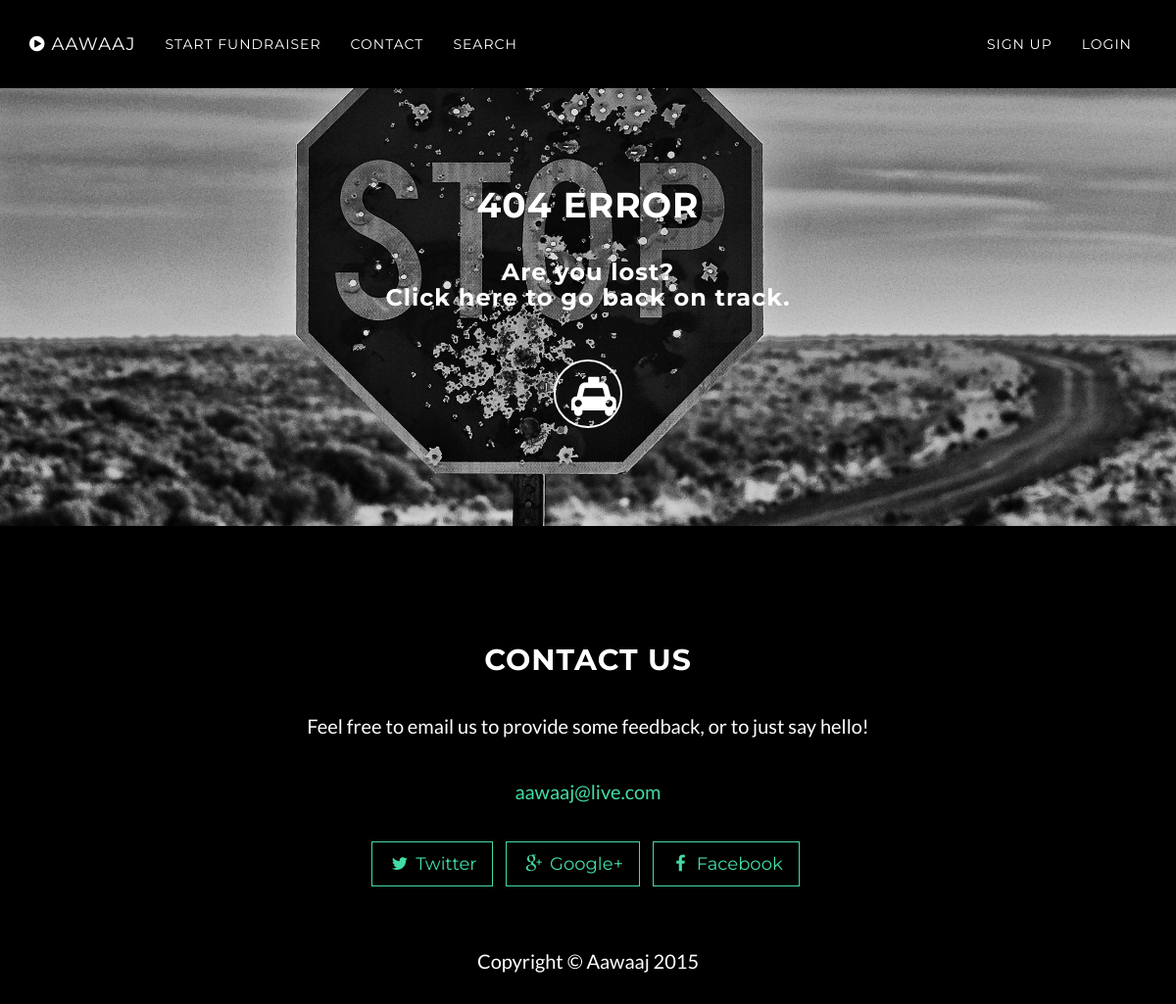
/profile/index.php?id=2195c48231fa43bf9470b23e7648548d&page=projects, run on an earlier commit of the app's database.
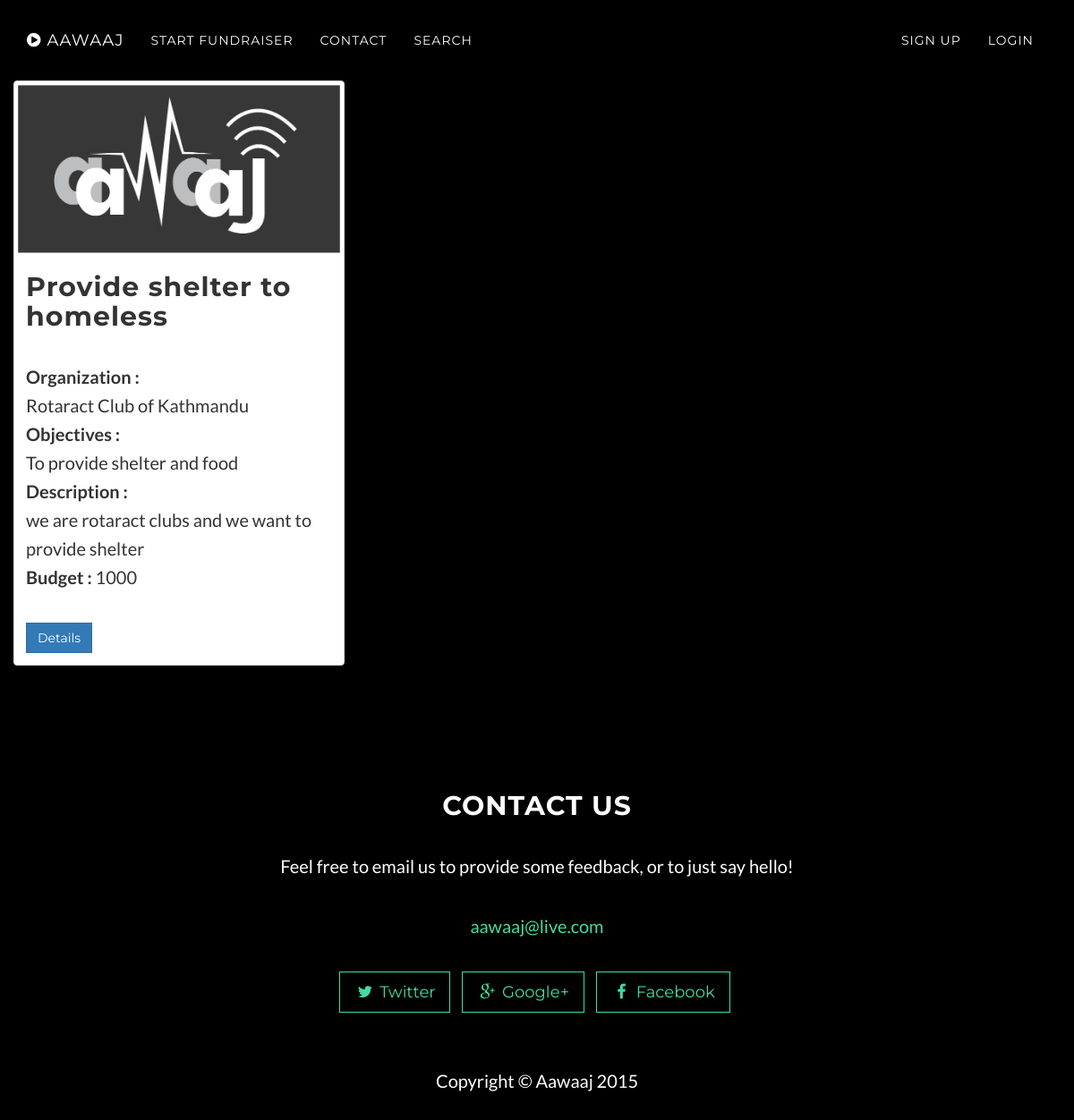
And on a later commit of the database.
### tables this page shows
CREATE TABLE IF NOT EXISTS `projects` (
`project_id` int(11) NOT NULL,
  `start_date` date NOT NULL,
  `end_date` date DEFAULT NULL,
  `title` varchar(255) NOT NULL,
  `objectives` varchar(255) NOT NULL,
  `short_desc` varchar(255) NOT NULL,
  `location` varchar(100) NOT NULL,
  `budget` int(11) DEFAULT NULL,
  `volunteer` int(11) NOT NULL,
  `banner_image` varchar(100) DEFAULT NULL,
  `project_proposal` varchar(100) DEFAULT NULL,
  `video_url` varchar(500) DEFAULT NULL,
  `detail` text NOT NULL,
  `status` int(11) NOT NULL,
  `u_id` int(11) NOT NULL
);

CREATE TABLE IF NOT EXISTS `organization` (
`org_id` int(11) NOT NULL,
  `name` varchar(40) NOT NULL,
  `doe` varchar(20) NOT NULL,
  `img` varchar(100) NOT NULL,
  `address` varchar(60) NOT NULL,
  `objective` text NOT NULL,
  `type` enum('organization') NOT NULL,
  `u_id` int(11) DEFAULT NULL
);

### profile/index.php (called while the page is built, shortened)
<?php
	$page = 'profile';
	if(isset($_GET['id'])){
		if(isset($_GET['page'])){
			if($_GET['page'] == 'projects' || $_GET['page'] == 'requirements' || $_GET['page'] == 'fundview'){
				$page = $_GET['page'];
			}
		}
	}
	include_once(ROOT_PATH.'profile/controllers/'.$routes[$page].'.php');
?>

### profile/system/repositories/profilerepository.class.php (called while the page is built, shortened)
<?php
class ProfileRepository{
	private $db;
	public function __construct(){
		$this->db = new DBconnection();
	}
	public function get_by_id($id){
		$profile = NULL;
		$this->db->connect();
		$sql = "SELECT * from user where user_hash=? LIMIT 1";
		$stmt = $this->db->initialize($sql);
		$stmt->bind_param("s",$id);
		$stmt->execute();
		$stmt->bind_result($user_id,$user_name,$first_name,$last_name,$contact_number,$user_type,$user_status,$user_hash);
		while($stmt->fetch()){
			$profile = new Profile();
			$profile->set_user_id($user_id);
			$profile->set_user_name($user_name);
			$profile->set_first_name($first_name);
			$profile->set_last_name($last_name);
			$profile->set_contact_number($contact_number);
			$profile->set_user_type($user_type);
			$profile->set_user_status($user_status);
			$profile->set_user_hash($user_hash);
		}
		$sql = "SELECT profile_photo,about from profile where u_id=? LIMIT 1";
		$stmt = $this->db->initialize($sql);
		$stmt->bind_param("i",$user_id);
		$stmt->execute();
		$stmt->bind_result($profile_photo,$about);
		while($stmt->fetch()){
			$profile->set_profile_photo($profile_photo);
			$profile->set_about($about);
		}
		if($user_type == "generalUser"){
			$sql = "SELECT gen_id,age from generaluser where u_id=? LIMIT 1";
			$stmt = $this->db->initialize($sql);
			$stmt->bind_param("i",$user_id);
			$stmt->execute();
			$stmt->bind_result($profile_id,$age);
			while($stmt->fetch()){
				$profile->set_age($age);
				$profile->set_profile_id($profile_id);
			}
		}
		elseif($user_type == "organization"){
			$sql = "SELECT org_id,name,doe,img,address,objective from organization where u_id=? LIMIT 1";
			$stmt = $this->db->initialize($sql);
			$stmt->bind_param("i",$user_id);
			$stmt->execute();
			$stmt->bind_result($profile_id,$name,$doe,$img,$address,$objective);
			while($stmt->fetch()){
				$profile->set_profile_id($profile_id);
				$profile->set_name($name);
				$profile->set_doe($doe);
				$profile->set_img($img);
				$profile->set_address($address);
				$profile->set_objective($objective);
			}
		}
		return $profile;
	}
}

### admin/system/dbUtil/dbconnection.class.php (called while the page is built, shortened)
<?php
	class DBConnection{
		private $conn;
		public function connect(){
			$this->conn = new mysqli(HOSTNAME,USERNAME,PASSWORD,DATABASE);
		}
		public function initialize($sql){
			return $this->conn->prepare($sql);
		}
	}
?>

### profile/system/models/profile.class.php (called while the page is built, shortened)
<?php
class Profile{
	private $profile_photo;
	private $about;
	private $user_id;
	private $user_name;
	private $first_name;
	private $last_name;
	private $contact_number;
	private $user_type;
	private $profile_id;
	private $name;
	private $doe;
	private $img;
	private $address;
	public function get_profile_photo(){
		return $this->profile_photo;
	}
	public function set_profile_photo($profile_photo){
		$this->profile_photo = $profile_photo;
	}
	public function get_about(){
		return $this->about;
	}
	public function set_about($about){
		$this->about = $about;
	}
	public function get_user_id(){
		return $this->user_id;
	}
	public function set_user_id($user_id){
		$this->user_id = $user_id;
	}
	public function get_user_name(){
		return $this->user_name;
	}
	public function set_user_name($user_name){
		$this->user_name = $user_name;
	}
	public function get_first_name(){
		return $this->first_name;
	}
	public function set_first_name($first_name){
		$this->first_name = $first_name;
	}
	public function get_last_name(){
		return $this->last_name;
	}
	public function set_last_name($last_name){
		$this->last_name = $last_name;
	}
	public function get_contact_number(){
		return $this->contact_number;
	}
	public function set_contact_number($contact_number){
		$this->contact_number = $contact_number;
	}
	public function get_user_type(){
		return $this->user_type;
	}
	public function set_user_type($user_type){
		$this->user_type = $user_type;
	}
	public function get_profile_id(){
		return $this->profile_id;
	}
	public function set_profile_id($profile_id){
		$this->profile_id = $profile_id;
	}
	public function get_name(){
		return $this->name;
	}
	public function set_name($name){
		$this->name = $name;
	}
	public function get_doe(){
		return $this->doe;
	}
	public function set_doe($doe){
		$this->doe = $doe;
	}
	public function get_img(){
		return $this->img;
	}
	public function set_img($img){
		$this->img = $img;
	}
	public function get_address(){
		return $this->address;
	}
	public function set_address($address){
		$this->address = $address;
	}
}

### profile/views/container.php (called while the page is built)
<?php include_once('header.php');?>
<?php include_once('content.php');?>
<?php include_once('footer.php');?>

### profile/views/projects.php (the view, shortened to what the changed rows need)
<?php
	$projectrepository = new ProjectRepository();
	foreach ($project_list as $project) {
	$req_list = $this->projectrepository->get_requirements($project->getProject_id(),$project);
	$project->setRequirement($req_list);
	$org_list = $this->projectrepository->get_organization($project->getProject_id(),$project);
	$project->setOrganization($org_list);
?>
<div class="container-fluid">
	<div class="row">
  <div class="col-sm-1 col-md-4">
    <div class="thumbnail">
      <img src="<?php echo $project->getBanner_image();?>" style="height:200px">
      <div class="caption">
        <h2><?php echo $project->getTitle();?></h2>
        <p>
        	 <b>Organization : </b><br/><?php echo $projectrepository->get_org_name($project->getUid())?>
	        <b><br/>Objectives : </b><br/><?php echo $project->getObjectives()?>
	        <b><br/>Description : </b><br/><?php echo $project->getShortdes()?>
	        <b><br/>Budget : </b><?php echo $project->getBudget()?>
	    </p>
	        <a href="<?php echo BASE_URL.'profile/index.php?id='.$_GET['id'].'&page=projects&p_id='.$project->getProject_id();?>" class="btn btn-primary" role="button">Details</a>
       </div>
    </div>
  </div>
	<?php
	}
?>
</div>

### profile/views/error_page.php
<?php include_once("header.php");?>
<div class="error-view text-center">
        <div class="intro-body">
            <div class="container">
                <div class="row">
                    <div class="col-md-8 col-md-offset-2">
                        <h1>404 ERROR</h1>
                        <h3 class="intro-text">Are you lost? <br/> Click here to go back on track.</h3>
                        <a href="<?php echo BASE_URL?>home/index.php" class="btn btn-circle page-scroll">
                            <i class="fa fa-taxi animated"></i>
                        </a>
                    </div>
                </div>
            </div>
        </div>
    </div>
<?php include_once('footer.php');?>

What changed in the data, as far as the page shows it:
added projects: banner_image (placeholder picture), title "Provide shelter to homeless", u.name "Rotaract Club of Kathmandu", objectives "To provide shelter and food", short_desc "we are rotaract clubs and we want to provide shelter", budget "1000"
Also different on the page:
text no longer shown: "404 ERROR Are you lost? Click here to go back on track."
